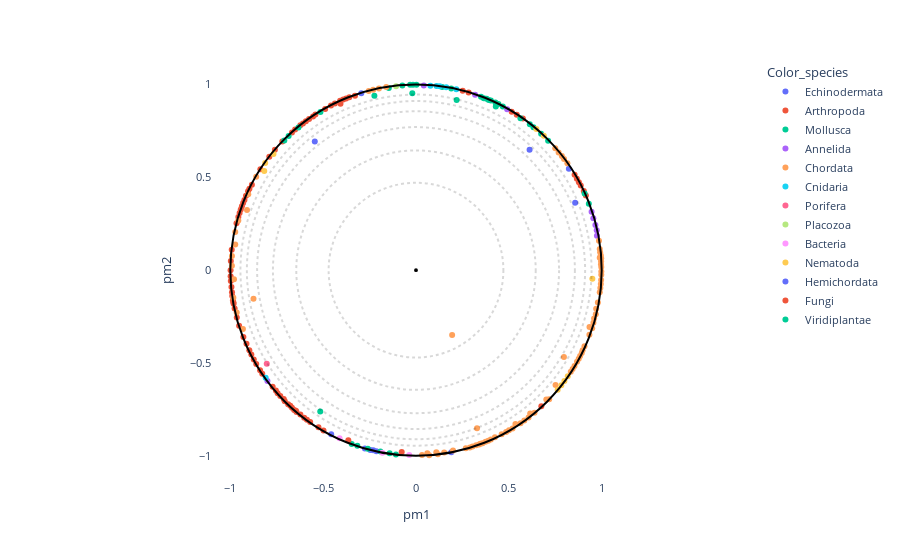

Notebook code for this chart:
### Markdown cell above
### Create interactive plot

### Code cell
# OPTIONS =================================================
#Here you can set different parameters to color & annotate the resulting projection:
title = ""
#----------------------------------------------------------
# Select the coloring from annotation .csv file:
labels_name = "Color_species"
# Select classes to label among the "labels_name" or "second_labels_name" column (comma separated list):
second_labels_name = ""
labels_text = []
show_text = True
#----------------------------------------------------------
# Use a custom color palette:
color_palette = None #Default: None
use_custom_palette = False
# Select projection center:
id_for_rotation = None #Default: None
use_selected_center = False
#==========================================================


#Check projection visualization parameters
#Labels name
if labels_name == "":
    labels_name = None
elif labels_name not in annotation_names:
    raise NameError(f"labels_name {labels_name} is not in the availables annotations.\nAvailables annotations: {annotation_names}")
#Second labels name
if second_labels_name == "":
    second_labels_name = None
elif second_labels_name not in annotation_names:
    raise NameError(f'"second_labels_name" {second_labels_name} is not in the availables annotations.\nAvailables annotations: {annotation_names}')
#Color palet selection
if not use_custom_palette:
    color_palette = None
#Center of projection selection

tmp_id_for_rotation = -1
if use_selected_center and id_for_rotation is not None:
    if id_for_rotation != tmp_id_for_rotation:
        tmp_id_for_rotation = id_for_rotation

        poincare_coord = df_embedding[["pm1","pm2"]].sort_values(by=["proteins_id"])
        poincare_coord = poincare_coord.values[:,:2]
        model = PoincareMaps(poincare_coord)
        model.get_distances()

        model.iroot = id_for_rotation - 1  #Zero indexing
        model.rotate()

        df_embedding["pm1"] = model.coordinates_rotated[:,0]
        df_embedding["pm2"] = model.coordinates_rotated[:,1]
else:
    df_embedding["pm1"] = df_embedding["pm1_com"]
    df_embedding["pm2"] = df_embedding["pm2_com"]

#Plot graph
fig = plot_embedding_interactive(df_embedding, 
                                 labels_name = labels_name,
                                 second_labels_name = second_labels_name, 
                                 show_text = show_text,
                                 labels_text = labels_text,
                                 color_palette = color_palette, 
                                 title = title, 
                                 fontsize = 11)
fig.show()

### Figure 1 — Plotly figure (JSON) as saved in the notebook; plotly's stock layout.template omitted (floating-point values rounded to 4 significant figures; data arrays with more than 128 entries replaced by an {"elided": "..."} marker saying what was removed)
{"data": [{"customdata": {"elided": "10x19 mixed values"}, "hovertemplate": "<b>%{hovertext}</b><br><br>Color_species=%{customdata[10]}<br>pm1=%{x}<br>pm2=%{y}<br>proteins_id=%{customdata[0]}<br>tree1=%{customdata[1]}<br>tree2=%{customdata[2]}<br>tree3=%{customdata[3]}<br>tree4=%{customdata[4]}<br>full_name=%{customdata[5]}<br>short_name=%{customdata[6]}<br>full_species=%{customdata[7]}<br>short_species=%{customdata[8]}<br>evo_distance=%{customdata[9]}<br>Domain=%{customdata[11]}<br>Kingdom=%{customdata[12]}<br>Phylum=%{customdata[13]}<br>Subphylum=%{customdata[14]}<br>Class=%{customdata[15]}<br>Genus=%{customdata[16]}<br>pm1_com=%{customdata[17]}<br>pm2_com=%{customdata[18]}<extra></extra>", "hovertext": ["Echinodermata", "Echinodermata", "Echinodermata", "Echinodermata", "Echinodermata", "Echinodermata", "Echinodermata", "Echinodermata", "Echinodermata", "Echinodermata"], "legendgroup": "Echinodermata", "marker": {"color": "#636efa", "symbol": "circle"}, "mode": "markers", "name": "Echinodermata", "orientation": "v", "showlegend": true, "textposition": "top right", "type": "scatter", "x": [-0.5451, 0.1901, 0.8233, 0.6118, 0.857, -0.2135, -0.4568, -0.2753, -0.2304, -0.2462], "xaxis": "x", "y": [0.6929, -0.9812, 0.5456, 0.6481, 0.3635, -0.9751, -0.8839, -0.9599, -0.9705, -0.968], "yaxis": "y"}, {"customdata": {"elided": "84x19 mixed values"}, "hovertemplate": "<b>%{hovertext}</b><br><br>Color_species=%{customdata[10]}<br>pm1=%{x}<br>pm2=%{y}<br>proteins_id=%{customdata[0]}<br>tree1=%{customdata[1]}<br>tree2=%{customdata[2]}<br>tree3=%{customdata[3]}<br>tree4=%{customdata[4]}<br>full_name=%{customdata[5]}<br>short_name=%{customdata[6]}<br>full_species=%{customdata[7]}<br>short_species=%{customdata[8]}<br>evo_distance=%{customdata[9]}<br>Domain=%{customdata[11]}<br>Kingdom=%{customdata[12]}<br>Phylum=%{customdata[13]}<br>Subphylum=%{customdata[14]}<br>Class=%{customdata[15]}<br>Genus=%{customdata[16]}<br>pm1_com=%{customdata[17]}<br>pm2_com=%{customdata[18]}<extra></extra>", "hovertext": ["Arthropoda", "Arthropoda", "Arthropoda", "Arthropoda", "Arthropoda", "Arthropoda", "Arthropoda", "Arthropoda", "Arthropoda", "Arthropoda", "Arthropoda", "Arthropoda", "Arthropoda", "Arthropoda", "Arthropoda", "Arthropoda", "Arthropoda", "Arthropoda", "Arthropoda", "Arthropoda", "Arthropoda", "Arthropoda", "Arthropoda", "Arthropoda", "Arthropoda", "Arthropoda", "Arthropoda", "Arthropoda", "Arthropoda", "Arthropoda", "Arthropoda", "Arthropoda", "Arthropoda", "Arthropoda", "Arthropoda", "Arthropoda", "Arthropoda", "Arthropoda", "Arthropoda", "Arthropoda", "Arthropoda", "Arthropoda", "Arthropoda", "Arthropoda", "Arthropoda", "Arthropoda", "Arthropoda", "Arthropoda", "Arthropoda", "Arthropoda", "Arthropoda", "Arthropoda", "Arthropoda", "Arthropoda", "Arthropoda", "Arthropoda", "Arthropoda", "Arthropoda", "Arthropoda", "Arthropoda", "Arthropoda", "Arthropoda", "Arthropoda", "Arthropoda", "Arthropoda", "Arthropoda", "Arthropoda", "Arthropoda", "Arthropoda", "Arthropoda", "Arthropoda", "Arthropoda", "Arthropoda", "Arthropoda", "Arthropoda", "Arthropoda", "Arthropoda", "Arthropoda", "Arthropoda", "Arthropoda", "Arthropoda", "Arthropoda", "Arthropoda", "Arthropoda"], "legendgroup": "Arthropoda", "marker": {"color": "#EF553B", "symbol": "circle"}, "mode": "markers", "name": "Arthropoda", "orientation": "v", "showlegend": true, "textposition": "top right", "type": "scatter", "x": [-0.6229, -0.4892, -0.3591, -0.3921, -0.4087, -0.7599, -0.5545, -0.593, -0.609, -0.4577, -0.9526, -0.9939, -0.9896, -0.9975, -0.9985, -0.9769, -0.9836, -0.9983, -0.991, -0.9972, -0.5416, -0.9925, -0.4068, -0.3286, -0.72, -0.3764, 0.5755, -0.924, -0.9309, -0.9378, -0.9156, -0.9439, -0.8838, -0.9045, -0.897, -0.9666, -0.9567, -0.95, 0.5425, -0.668, -0.8737, -0.8868, -0.8977, 0.5152, -0.6467, -0.6227, -0.6769, -0.7123, -0.7901, -0.57, -0.5874, -0.6021, -0.8604, -0.9859, -0.5758, -0.9297, -0.6886, -0.772, -0.7546, -0.7309, -0.7452, -0.6678, -0.8397, -0.828, 0.675, -0.9823, -0.6436, -0.6562, 0.9148, 0.9038, 0.8542, 0.8773, 0.8663, -0.6511, -0.8382, 0.8873, -0.9652, 0.2516, -0.5251, -0.4367, -0.9129, 0.2834, -0.7067, -0.4982], "xaxis": "x", "y": [0.7809, 0.8684, 0.9308, 0.9187, 0.912, 0.6479, 0.8277, 0.8021, 0.79, 0.8862, -0.2998, -0.09013, -0.1386, -0.05866, -0.001153, -0.207, -0.1725, -0.03268, -0.1189, 0.04954, 0.8388, 0.1098, 0.8968, 0.9391, 0.6927, 0.9245, 0.817, 0.378, 0.3615, 0.3443, 0.4001, 0.327, 0.46, 0.4244, 0.438, 0.2521, 0.2868, 0.3072, 0.8375, 0.7412, -0.4807, -0.4541, -0.4311, 0.8536, -0.7567, -0.7779, -0.7298, -0.6945, 0.6102, -0.8183, -0.8056, -0.7951, -0.5058, -0.1627, 0.8139, -0.3605, -0.7222, -0.6283, -0.6482, -0.6776, -0.6625, -0.7414, -0.5397, -0.5574, -0.733, -0.1812, -0.7643, -0.7528, 0.4014, 0.4256, 0.5141, 0.4733, 0.4919, 0.7568, 0.5437, 0.456, -0.2549, 0.9656, -0.8468, 0.8977, -0.3969, 0.9561, -0.7063, -0.864], "yaxis": "y"}, {"customdata": {"elided": "36x19 mixed values"}, "hovertemplate": "<b>%{hovertext}</b><br><br>Color_species=%{customdata[10]}<br>pm1=%{x}<br>pm2=%{y}<br>proteins_id=%{customdata[0]}<br>tree1=%{customdata[1]}<br>tree2=%{customdata[2]}<br>tree3=%{customdata[3]}<br>tree4=%{customdata[4]}<br>full_name=%{customdata[5]}<br>short_name=%{customdata[6]}<br>full_species=%{customdata[7]}<br>short_species=%{customdata[8]}<br>evo_distance=%{customdata[9]}<br>Domain=%{customdata[11]}<br>Kingdom=%{customdata[12]}<br>Phylum=%{customdata[13]}<br>Subphylum=%{customdata[14]}<br>Class=%{customdata[15]}<br>Genus=%{customdata[16]}<br>pm1_com=%{customdata[17]}<br>pm2_com=%{customdata[18]}<extra></extra>", "hovertext": ["Mollusca", "Mollusca", "Mollusca", "Mollusca", "Mollusca", "Mollusca", "Mollusca", "Mollusca", "Mollusca", "Mollusca", "Mollusca", "Mollusca", "Mollusca", "Mollusca", "Mollusca", "Mollusca", "Mollusca", "Mollusca", "Mollusca", "Mollusca", "Mollusca", "Mollusca", "Mollusca", "Mollusca", "Mollusca", "Mollusca", "Mollusca", "Mollusca", "Mollusca", "Mollusca", "Mollusca", "Mollusca", "Mollusca", "Mollusca", "Mollusca", "Mollusca"], "legendgroup": "Mollusca", "marker": {"color": "#00cc96", "symbol": "circle"}, "mode": "markers", "name": "Mollusca", "orientation": "v", "showlegend": true, "textposition": "top right", "type": "scatter", "x": [-0.6332, -0.5145, 0.4034, 0.3649, 0.4299, 0.4675, 0.4441, -0.1915, 0.1411, -0.2597, -0.1081, -0.1421, -0.7093, 0.3915, 0.4276, -0.2241, -0.686, -0.01995, -0.1463, 0.002213, -0.07349, -0.03148, 0.1898, 0.2188, 0.9307, 0.3501, 0.908, 0.3799, -0.01615, -0.3462, -0.3158, 0.7115, 0.6739, 0.5625, 0.613, 0.6325], "xaxis": "x", "y": [0.7687, 0.8511, 0.9132, 0.9256, 0.8818, 0.8814, 0.8947, -0.9764, 0.9865, -0.9623, -0.9924, -0.9862, 0.6978, 0.917, 0.9026, 0.9387, 0.7221, 0.9532, 0.9809, 0.9984, 0.9946, 0.9981, 0.978, 0.9161, 0.3574, 0.9344, 0.4127, 0.9236, 0.9985, -0.9367, -0.9456, 0.6964, 0.7341, 0.8183, 0.786, 0.7693], "yaxis": "y"}, {"customdata": {"elided": "9x19 mixed values"}, "hovertemplate": "<b>%{hovertext}</b><br><br>Color_species=%{customdata[10]}<br>pm1=%{x}<br>pm2=%{y}<br>proteins_id=%{customdata[0]}<br>tree1=%{customdata[1]}<br>tree2=%{customdata[2]}<br>tree3=%{customdata[3]}<br>tree4=%{customdata[4]}<br>full_name=%{customdata[5]}<br>short_name=%{customdata[6]}<br>full_species=%{customdata[7]}<br>short_species=%{customdata[8]}<br>evo_distance=%{customdata[9]}<br>Domain=%{customdata[11]}<br>Kingdom=%{customdata[12]}<br>Phylum=%{customdata[13]}<br>Subphylum=%{customdata[14]}<br>Class=%{customdata[15]}<br>Genus=%{customdata[16]}<br>pm1_com=%{customdata[17]}<br>pm2_com=%{customdata[18]}<extra></extra>", "hovertext": ["Annelida", "Annelida", "Annelida", "Annelida", "Annelida", "Annelida", "Annelida", "Annelida", "Annelida"], "legendgroup": "Annelida", "marker": {"color": "#ab63fa", "symbol": "circle"}, "mode": "markers", "name": "Annelida", "orientation": "v", "showlegend": true, "textposition": "top right", "type": "scatter", "x": [0.9733, 0.9661, 0.9745, 0.9456, 0.04203, 0.3183, -0.8001, 0.4909, 0.955], "xaxis": "x", "y": [0.215, 0.2429, 0.1855, 0.3143, 0.995, 0.9443, -0.5974, 0.8666, 0.2794], "yaxis": "y"}, {"customdata": {"elided": "88x19 mixed values"}, "hovertemplate": "<b>%{hovertext}</b><br><br>Color_species=%{customdata[10]}<br>pm1=%{x}<br>pm2=%{y}<br>proteins_id=%{customdata[0]}<br>tree1=%{customdata[1]}<br>tree2=%{customdata[2]}<br>tree3=%{customdata[3]}<br>tree4=%{customdata[4]}<br>full_name=%{customdata[5]}<br>short_name=%{customdata[6]}<br>full_species=%{customdata[7]}<br>short_species=%{customdata[8]}<br>evo_distance=%{customdata[9]}<br>Domain=%{customdata[11]}<br>Kingdom=%{customdata[12]}<br>Phylum=%{customdata[13]}<br>Subphylum=%{customdata[14]}<br>Class=%{customdata[15]}<br>Genus=%{customdata[16]}<br>pm1_com=%{customdata[17]}<br>pm2_com=%{customdata[18]}<extra></extra>", "hovertext": ["Chordata", "Chordata", "Chordata", "Chordata", "Chordata", "Chordata", "Chordata", "Chordata", "Chordata", "Chordata", "Chordata", "Chordata", "Chordata", "Chordata", "Chordata", "Chordata", "Chordata", "Chordata", "Chordata", "Chordata", "Chordata", "Chordata", "Chordata", "Chordata", "Chordata", "Chordata", "Chordata", "Chordata", "Chordata", "Chordata", "Chordata", "Chordata", "Chordata", "Chordata", "Chordata", "Chordata", "Chordata", "Chordata", "Chordata", "Chordata", "Chordata", "Chordata", "Chordata", "Chordata", "Chordata", "Chordata", "Chordata", "Chordata", "Chordata", "Chordata", "Chordata", "Chordata", "Chordata", "Chordata", "Chordata", "Chordata", "Chordata", "Chordata", "Chordata", "Chordata", "Chordata", "Chordata", "Chordata", "Chordata", "Chordata", "Chordata", "Chordata", "Chordata", "Chordata", "Chordata", "Chordata", "Chordata", "Chordata", "Chordata", "Chordata", "Chordata", "Chordata", "Chordata", "Chordata", "Chordata", "Chordata", "Chordata", "Chordata", "Chordata", "Chordata", "Chordata", "Chordata", "Chordata"], "legendgroup": "Chordata", "marker": {"color": "#FFA15A", "symbol": "circle"}, "mode": "markers", "name": "Chordata", "orientation": "v", "showlegend": true, "textposition": "top right", "type": "scatter", "x": [0.03231, -0.1603, 0.5007, 0.9685, 0.8974, 0.8928, 0.3045, 0.9794, 0.9556, 0.403, 0.9344, 0.2902, 0.2681, 0.867, 0.8764, 0.3467, 0.3239, 0.9074, 0.3746, 0.9591, 0.8537, 0.9488, 0.8336, 0.3395, 0.8434, 0.3584, 0.3894, 0.5201, 0.7173, 0.9338, 0.4613, 0.4854, -0.8606, 0.9978, 0.9897, 0.9896, 0.9969, 0.9917, 0.9928, 0.9953, 0.9896, 0.9962, 0.9853, 0.9951, 0.998, 0.9967, -0.1997, 0.9973, 0.9978, 0.6149, 0.5354, 0.7515, 0.7967, 0.1946, 0.3286, 0.6382, 0.6062, 0.5833, 0.5632, -0.9735, 0.07105, -0.9569, 0.7855, 0.8152, 0.7681, 0.7973, 0.7501, 0.8838, -0.2302, -0.2545, -0.9033, -0.9837, -0.9803, 0.06074, -0.8751, 0.1176, 0.1518, -0.9735, 0.1094, -0.9658, -0.9321, -0.9913, -0.9915, -0.9101, 0.4251, 0.9703, 0.1994, 0.7019], "xaxis": "x", "y": [-0.9952, 0.9864, -0.8625, -0.2379, -0.4319, -0.446, -0.9492, -0.1749, -0.2839, -0.9122, -0.3067, -0.9548, -0.9592, -0.4929, -0.4772, -0.9347, -0.9435, -0.4101, -0.9241, -0.261, -0.516, -0.3124, -0.5477, -0.9394, -0.5318, -0.9317, -0.9192, -0.8524, -0.6959, -0.3486, -0.8835, -0.8723, 0.5036, -0.02529, -0.1193, 0.1139, -0.05271, 0.09607, -0.09565, -0.07404, 0.06726, 0.03142, 0.1585, 0.08007, -0.007591, 0.04838, 0.978, 0.06421, 0.01754, -0.7724, -0.8284, -0.6185, -0.4676, -0.3495, -0.8509, -0.7682, -0.7938, -0.8093, -0.8245, 0.2052, -0.9969, 0.267, 0.6147, 0.5761, 0.6337, 0.5983, 0.6558, -0.4617, 0.9719, 0.9655, 0.4084, -0.1492, -0.0492, -0.9866, -0.1546, -0.992, -0.9821, 0.1375, -0.981, -0.2282, -0.3173, 0.07655, 0.02362, 0.3241, -0.9003, -0.2084, -0.9711, -0.6963], "yaxis": "y"}, {"customdata": [[18, -1, -1, 8, 4, "Predicted protein", "Predicted", "Nematostella vectensis", "Nematostella", 2.434, "Cnidaria", "Eukaryota", "Metazoa", "Cnidaria", "Other", "Other", "Other", 0.217, 0.9745], [82, -1, 15, 7, 4, "Predicted protein", "Predicted", "Nematostella vectensis", "Nematostella", 3.063, "Cnidaria", "Eukaryota", "Metazoa", "Cnidaria", "Other", "Other", "Other", 0.128, 0.9908], [83, 20, 15, 7, 4, "Predicted protein", "Predicted", "Nematostella vectensis", "Nematostella", 2.696, "Cnidaria", "Eukaryota", "Metazoa", "Cnidaria", "Other", "Other", "Other", 0.1628, 0.9849], [84, -1, 15, 7, 4, "Predicted protein", "Predicted", "Nematostella vectensis", "Nematostella", 2.747, "Cnidaria", "Eukaryota", "Metazoa", "Cnidaria", "Other", "Other", "Other", 0.07734, 0.9937], [85, 20, 15, 7, 4, "Predicted protein", "Predicted", "Nematostella vectensis", "Nematostella", 2.467, "Cnidaria", "Eukaryota", "Metazoa", "Cnidaria", "Other", "Other", "Other", 0.1107, 0.9913], [208, -1, -1, -1, 3, "Predicted protein", "Predicted", "Nematostella vectensis", "Nematostella", 3.137, "Cnidaria", "Eukaryota", "Metazoa", "Cnidaria", "Other", "Other", "Other", -0.8097, -0.5798]], "hovertemplate": "<b>%{hovertext}</b><br><br>Color_species=%{customdata[10]}<br>pm1=%{x}<br>pm2=%{y}<br>proteins_id=%{customdata[0]}<br>tree1=%{customdata[1]}<br>tree2=%{customdata[2]}<br>tree3=%{customdata[3]}<br>tree4=%{customdata[4]}<br>full_name=%{customdata[5]}<br>short_name=%{customdata[6]}<br>full_species=%{customdata[7]}<br>short_species=%{customdata[8]}<br>evo_distance=%{customdata[9]}<br>Domain=%{customdata[11]}<br>Kingdom=%{customdata[12]}<br>Phylum=%{customdata[13]}<br>Subphylum=%{customdata[14]}<br>Class=%{customdata[15]}<br>Genus=%{customdata[16]}<br>pm1_com=%{customdata[17]}<br>pm2_com=%{customdata[18]}<extra></extra>", "hovertext": ["Cnidaria", "Cnidaria", "Cnidaria", "Cnidaria", "Cnidaria", "Cnidaria"], "legendgroup": "Cnidaria", "marker": {"color": "#19d3f3", "symbol": "circle"}, "mode": "markers", "name": "Cnidaria", "orientation": "v", "showlegend": true, "textposition": "top right", "type": "scatter", "x": [0.217, 0.128, 0.1628, 0.07734, 0.1107, -0.8097], "xaxis": "x", "y": [0.9745, 0.9908, 0.9849, 0.9937, 0.9913, -0.5798], "yaxis": "y"}, {"customdata": [[37, -1, -1, 9, 3, "Uncharacterized protein", "Uncharacterized", "Amphimedon queenslandica", "Amphimedon", 2.522, "Porifera", "Eukaryota", "Metazoa", "Porifera", "Other", "Other", "Other", -0.8038, -0.504]], "hovertemplate": "<b>%{hovertext}</b><br><br>Color_species=%{customdata[10]}<br>pm1=%{x}<br>pm2=%{y}<br>proteins_id=%{customdata[0]}<br>tree1=%{customdata[1]}<br>tree2=%{customdata[2]}<br>tree3=%{customdata[3]}<br>tree4=%{customdata[4]}<br>full_name=%{customdata[5]}<br>short_name=%{customdata[6]}<br>full_species=%{customdata[7]}<br>short_species=%{customdata[8]}<br>evo_distance=%{customdata[9]}<br>Domain=%{customdata[11]}<br>Kingdom=%{customdata[12]}<br>Phylum=%{customdata[13]}<br>Subphylum=%{customdata[14]}<br>Class=%{customdata[15]}<br>Genus=%{customdata[16]}<br>pm1_com=%{customdata[17]}<br>pm2_com=%{customdata[18]}<extra></extra>", "hovertext": ["Porifera"], "legendgroup": "Porifera", "marker": {"color": "#FF6692", "symbol": "circle"}, "mode": "markers", "name": "Porifera", "orientation": "v", "showlegend": true, "textposition": "top right", "type": "scatter", "x": [-0.8038], "xaxis": "x", "y": [-0.504], "yaxis": "y"}, {"customdata": [[78, -1, -1, 20, 7, "Putative uncharacterized protein", "Putative", "Trichoplax adhaerens", "Trichoplax", 2.316, "Placozoa", "Eukaryota", "Metazoa", "Other", "Other", "Other", "Other", -0.1072, 0.9911]], "hovertemplate": "<b>%{hovertext}</b><br><br>Color_species=%{customdata[10]}<br>pm1=%{x}<br>pm2=%{y}<br>proteins_id=%{customdata[0]}<br>tree1=%{customdata[1]}<br>tree2=%{customdata[2]}<br>tree3=%{customdata[3]}<br>tree4=%{customdata[4]}<br>full_name=%{customdata[5]}<br>short_name=%{customdata[6]}<br>full_species=%{customdata[7]}<br>short_species=%{customdata[8]}<br>evo_distance=%{customdata[9]}<br>Domain=%{customdata[11]}<br>Kingdom=%{customdata[12]}<br>Phylum=%{customdata[13]}<br>Subphylum=%{customdata[14]}<br>Class=%{customdata[15]}<br>Genus=%{customdata[16]}<br>pm1_com=%{customdata[17]}<br>pm2_com=%{customdata[18]}<extra></extra>", "hovertext": ["Placozoa"], "legendgroup": "Placozoa", "marker": {"color": "#B6E880", "symbol": "circle"}, "mode": "markers", "name": "Placozoa", "orientation": "v", "showlegend": true, "textposition": "top right", "type": "scatter", "x": [-0.1072], "xaxis": "x", "y": [0.9911], "yaxis": "y"}, {"customdata": [[79, -1, -1, 6, 3, "Globin", "Globin", "Gemmatirosa kalamazoonesis", "Gemmatirosa", 2.905, "Bacteria", "Bacteria", "Bacteria", "Other", "Other", "Other", "Other", -0.4115, -0.9059], [80, -1, 9, 6, 3, "Globin", "Globin", "Gemmatirosa kalamazoonesis", "Gemmatirosa", 3.007, "Bacteria", "Bacteria", "Bacteria", "Other", "Other", "Other", "Other", -0.03649, -0.9951], [81, -1, 9, 6, 3, "Hemin receptor", "Hemin", "Halothiobacillus sp.", "Halothiobacillus", 2.535, "Bacteria", "Bacteria", "Bacteria", "Proteobacteria", "Other", "Gammaproteobacteria", "Other", -0.1809, -0.9828]], "hovertemplate": "<b>%{hovertext}</b><br><br>Color_species=%{customdata[10]}<br>pm1=%{x}<br>pm2=%{y}<br>proteins_id=%{customdata[0]}<br>tree1=%{customdata[1]}<br>tree2=%{customdata[2]}<br>tree3=%{customdata[3]}<br>tree4=%{customdata[4]}<br>full_name=%{customdata[5]}<br>short_name=%{customdata[6]}<br>full_species=%{customdata[7]}<br>short_species=%{customdata[8]}<br>evo_distance=%{customdata[9]}<br>Domain=%{customdata[11]}<br>Kingdom=%{customdata[12]}<br>Phylum=%{customdata[13]}<br>Subphylum=%{customdata[14]}<br>Class=%{customdata[15]}<br>Genus=%{customdata[16]}<br>pm1_com=%{customdata[17]}<br>pm2_com=%{customdata[18]}<extra></extra>", "hovertext": ["Bacteria", "Bacteria", "Bacteria"], "legendgroup": "Bacteria", "marker": {"color": "#FF97FF", "symbol": "circle"}, "mode": "markers", "name": "Bacteria", "orientation": "v", "showlegend": true, "textposition": "top right", "type": "scatter", "x": [-0.4115, -0.03649, -0.1809], "xaxis": "x", "y": [-0.9059, -0.9951, -0.9828], "yaxis": "y"}, {"customdata": {"elided": "10x19 mixed values"}, "hovertemplate": "<b>%{hovertext}</b><br><br>Color_species=%{customdata[10]}<br>pm1=%{x}<br>pm2=%{y}<br>proteins_id=%{customdata[0]}<br>tree1=%{customdata[1]}<br>tree2=%{customdata[2]}<br>tree3=%{customdata[3]}<br>tree4=%{customdata[4]}<br>full_name=%{customdata[5]}<br>short_name=%{customdata[6]}<br>full_species=%{customdata[7]}<br>short_species=%{customdata[8]}<br>evo_distance=%{customdata[9]}<br>Domain=%{customdata[11]}<br>Kingdom=%{customdata[12]}<br>Phylum=%{customdata[13]}<br>Subphylum=%{customdata[14]}<br>Class=%{customdata[15]}<br>Genus=%{customdata[16]}<br>pm1_com=%{customdata[17]}<br>pm2_com=%{customdata[18]}<extra></extra>", "hovertext": ["Nematoda", "Nematoda", "Nematoda", "Nematoda", "Nematoda", "Nematoda", "Nematoda", "Nematoda", "Nematoda", "Nematoda"], "legendgroup": "Nematoda", "marker": {"color": "#FECB52", "symbol": "circle"}, "mode": "markers", "name": "Nematoda", "orientation": "v", "showlegend": true, "textposition": "top right", "type": "scatter", "x": [-0.8171, -0.8121, -0.7675, 0.7631, 0.7826, 0.7992, 0.8173, 0.9498, 0.6885, 0.6484], "xaxis": "x", "y": [0.5335, 0.5764, 0.6255, -0.6443, -0.6205, -0.5973, -0.5718, -0.04589, 0.7236, 0.7597], "yaxis": "y"}, {"customdata": [[203, -1, -1, 14, 6, "Neuroglobin like protein", "Neuroglobin", "Saccoglossus kowalevskii", "Saccoglossus", 2.36, "Hemichordata", "Eukaryota", "Metazoa", "Hemichordata", "Other", "Other", "Other", -0.2947, 0.9522]], "hovertemplate": "<b>%{hovertext}</b><br><br>Color_species=%{customdata[10]}<br>pm1=%{x}<br>pm2=%{y}<br>proteins_id=%{customdata[0]}<br>tree1=%{customdata[1]}<br>tree2=%{customdata[2]}<br>tree3=%{customdata[3]}<br>tree4=%{customdata[4]}<br>full_name=%{customdata[5]}<br>short_name=%{customdata[6]}<br>full_species=%{customdata[7]}<br>short_species=%{customdata[8]}<br>evo_distance=%{customdata[9]}<br>Domain=%{customdata[11]}<br>Kingdom=%{customdata[12]}<br>Phylum=%{customdata[13]}<br>Subphylum=%{customdata[14]}<br>Class=%{customdata[15]}<br>Genus=%{customdata[16]}<br>pm1_com=%{customdata[17]}<br>pm2_com=%{customdata[18]}<extra></extra>", "hovertext": ["Hemichordata"], "legendgroup": "Hemichordata", "marker": {"color": "#636efa", "symbol": "circle"}, "mode": "markers", "name": "Hemichordata", "orientation": "v", "showlegend": true, "textposition": "top right", "type": "scatter", "x": [-0.2947], "xaxis": "x", "y": [0.9522], "yaxis": "y"}, {"customdata": [[210, 15, 8, 6, 3, "ARAD1D45562p", "ARAD1D45562p", "Blastobotrys adeninivorans", "Blastobotrys", 3.652, "Fungi", "Eukaryota", "Fungi", "Ascomycota", "Other", "Other", "Other", -0.077, -0.9799], [234, 15, 8, 6, 3, "CYFA0S05e02454g1_1", "CYFA0S05e02454g1_1", "Cyberlindnera fabianii", "Cyberlindnera", 4.119, "Fungi", "Eukaryota", "Fungi", "Ascomycota", "Other", "Other", "Other", -0.3645, -0.9158]], "hovertemplate": "<b>%{hovertext}</b><br><br>Color_species=%{customdata[10]}<br>pm1=%{x}<br>pm2=%{y}<br>proteins_id=%{customdata[0]}<br>tree1=%{customdata[1]}<br>tree2=%{customdata[2]}<br>tree3=%{customdata[3]}<br>tree4=%{customdata[4]}<br>full_name=%{customdata[5]}<br>short_name=%{customdata[6]}<br>full_species=%{customdata[7]}<br>short_species=%{customdata[8]}<br>evo_distance=%{customdata[9]}<br>Domain=%{customdata[11]}<br>Kingdom=%{customdata[12]}<br>Phylum=%{customdata[13]}<br>Subphylum=%{customdata[14]}<br>Class=%{customdata[15]}<br>Genus=%{customdata[16]}<br>pm1_com=%{customdata[17]}<br>pm2_com=%{customdata[18]}<extra></extra>", "hovertext": ["Fungi", "Fungi"], "legendgroup": "Fungi", "marker": {"color": "#EF553B", "symbol": "circle"}, "mode": "markers", "name": "Fungi", "orientation": "v", "showlegend": true, "textposition": "top right", "type": "scatter", "x": [-0.077, -0.3645], "xaxis": "x", "y": [-0.9799, -0.9158], "yaxis": "y"}, {"customdata": [[227, -1, -1, 9, 3, "Uncharacterized protein", "Uncharacterized", "Micromonas commoda", "Micromonas", 2.71, "Viridiplantae", "Eukaryota", "Plantae", "Chlorophyta", "Other", "Other", "Other", -0.5157, -0.7615]], "hovertemplate": "<b>%{hovertext}</b><br><br>Color_species=%{customdata[10]}<br>pm1=%{x}<br>pm2=%{y}<br>proteins_id=%{customdata[0]}<br>tree1=%{customdata[1]}<br>tree2=%{customdata[2]}<br>tree3=%{customdata[3]}<br>tree4=%{customdata[4]}<br>full_name=%{customdata[5]}<br>short_name=%{customdata[6]}<br>full_species=%{customdata[7]}<br>short_species=%{customdata[8]}<br>evo_distance=%{customdata[9]}<br>Domain=%{customdata[11]}<br>Kingdom=%{customdata[12]}<br>Phylum=%{customdata[13]}<br>Subphylum=%{customdata[14]}<br>Class=%{customdata[15]}<br>Genus=%{customdata[16]}<br>pm1_com=%{customdata[17]}<br>pm2_com=%{customdata[18]}<extra></extra>", "hovertext": ["Viridiplantae"], "legendgroup": "Viridiplantae", "marker": {"color": "#00cc96", "symbol": "circle"}, "mode": "markers", "name": "Viridiplantae", "orientation": "v", "showlegend": true, "textposition": "top right", "type": "scatter", "x": [-0.5157], "xaxis": "x", "y": [-0.7615], "yaxis": "y"}], "layout": {"autosize": true, "font": {"size": 11}, "legend": {"title": {"text": "Color_species"}, "tracegroupgap": 0}, "margin": {"t": 60}, "plot_bgcolor": "rgba(0, 0, 0, 0)", "shapes": [{"line": {"color": "black", "dash": "dot"}, "opacity": 0.15, "type": "circle", "x0": -0.4706, "x1": 0.4706, "y0": -0.4706, "y1": 0.4706}, {"line": {"color": "black", "dash": "dot"}, "opacity": 0.15, "type": "circle", "x0": -0.6447, "x1": 0.6447, "y0": -0.6447, "y1": 0.6447}, {"line": {"color": "black", "dash": "dot"}, "opacity": 0.15, "type": "circle", "x0": -0.7705, "x1": 0.7705, "y0": -0.7705, "y1": 0.7705}, {"line": {"color": "black", "dash": "dot"}, "opacity": 0.15, "type": "circle", "x0": -0.8557, "x1": 0.8557, "y0": -0.8557, "y1": 0.8557}, {"line": {"color": "black", "dash": "dot"}, "opacity": 0.15, "type": "circle", "x0": -0.9108, "x1": 0.9108, "y0": -0.9108, "y1": 0.9108}, {"line": {"color": "black", "dash": "dot"}, "opacity": 0.15, "type": "circle", "x0": -0.9455, "x1": 0.9455, "y0": -0.9455, "y1": 0.9455}, {"line": {"color": "Black"}, "type": "circle", "x0": -1, "x1": 1, "xref": "x", "y0": -1, "y1": 1, "yref": "y"}, {"fillcolor": "Black", "line": {"color": "Black"}, "type": "circle", "x0": -0.005, "x1": 0.005, "xref": "x", "y0": -0.005, "y1": 0.005, "yref": "y"}], "title": {"text": "", "x": 0.5}, "xaxis": {"anchor": "y", "constrain": "domain", "domain": [0.1906, 0.8094], "range": [-1.1, 1.1], "title": {"text": "pm1"}, "type": "linear"}, "yaxis": {"anchor": "x", "autorange": true, "domain": [0, 1], "range": [-1.122, 1.123], "scaleanchor": "x", "scaleratio": 1, "title": {"text": "pm2"}, "type": "linear"}, "yaxis2": {"layer": "below traces", "matches": "y", "overlaying": "y"}}}
